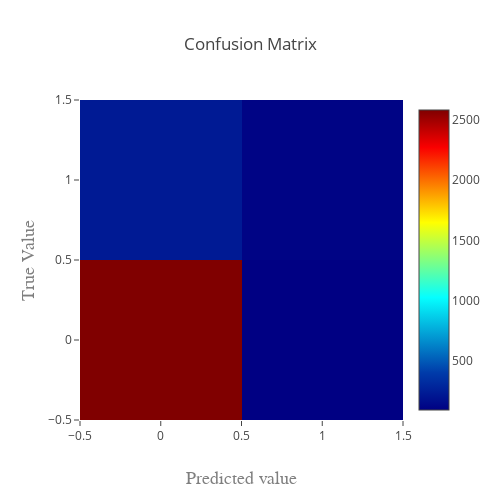

Here is the notebook cell this chart was saved with:
### Code cell
int_conf_mat(y_test, predictions)

### Figure 1 — Plotly figure (JSON) as saved in the notebook; plotly's stock layout.template omitted (floating-point values rounded to 4 significant figures)
{"data": [{"colorscale": "Jet", "type": "heatmap", "x": [0, 1], "y": [0, 1], "z": [[2581, 93], [228, 112]]}], "layout": {"barmode": "overlay", "height": 500, "title": "Confusion Matrix", "width": 500, "xaxis": {"title": "Predicted value", "titlefont": {"color": "#7f7f7f", "family": "Courier New, monospace", "size": 18}}, "yaxis": {"title": "True Value", "titlefont": {"color": "#7f7f7f", "family": "Courier New, monospace", "size": 18}}}}
